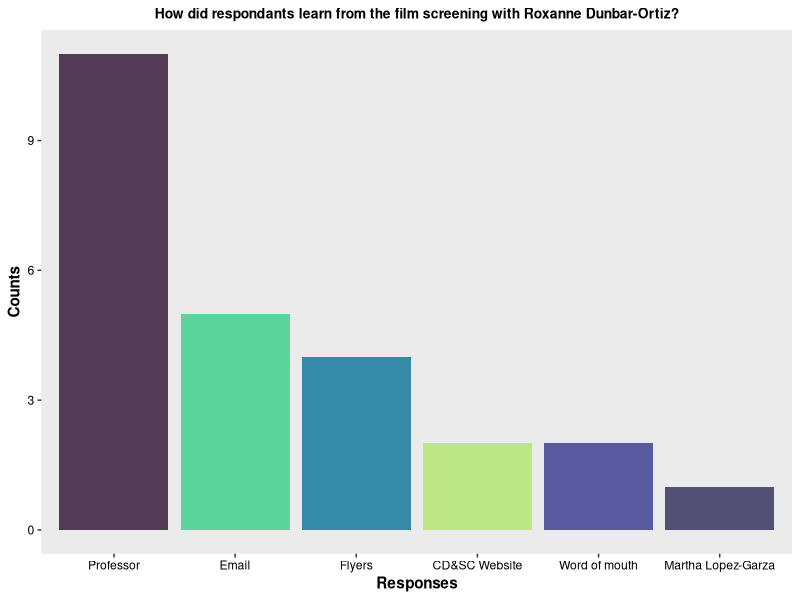
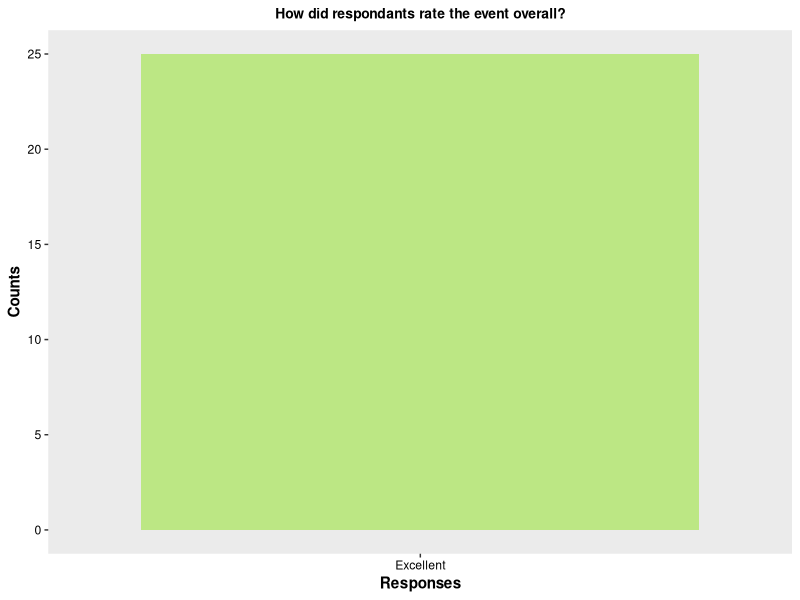
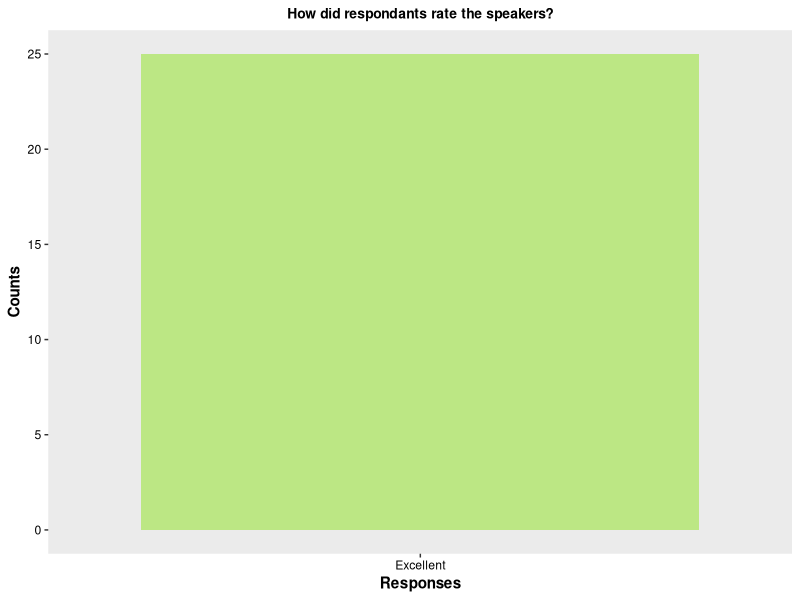
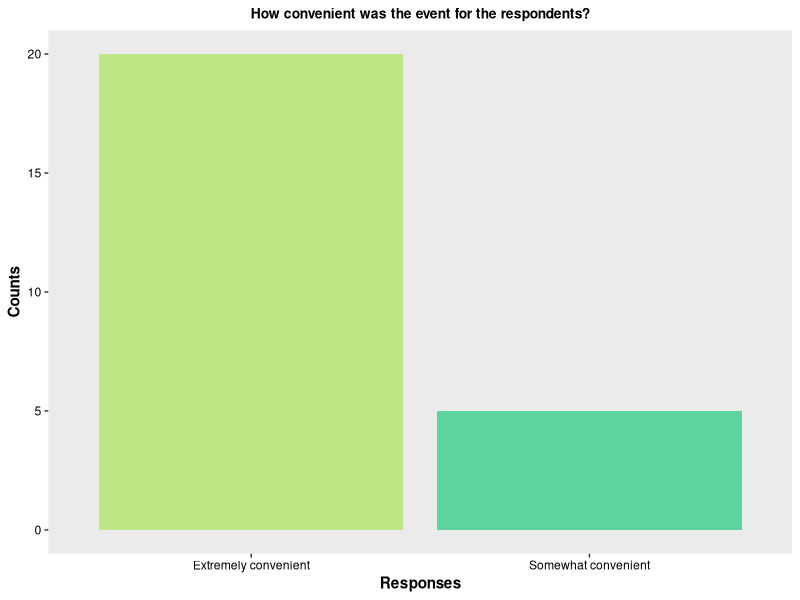
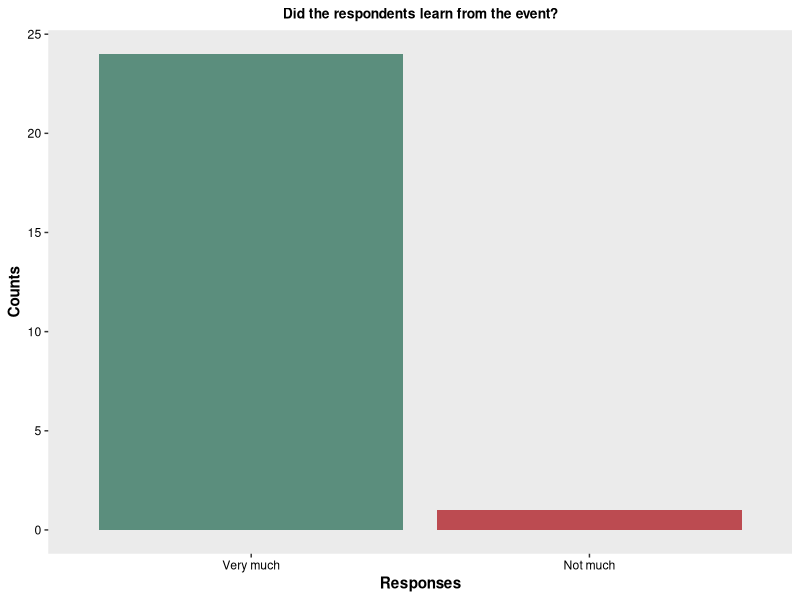
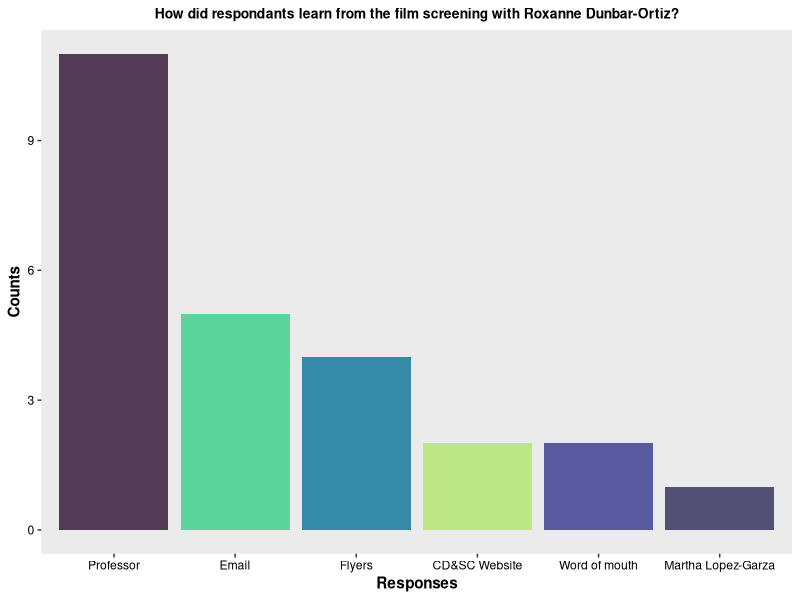
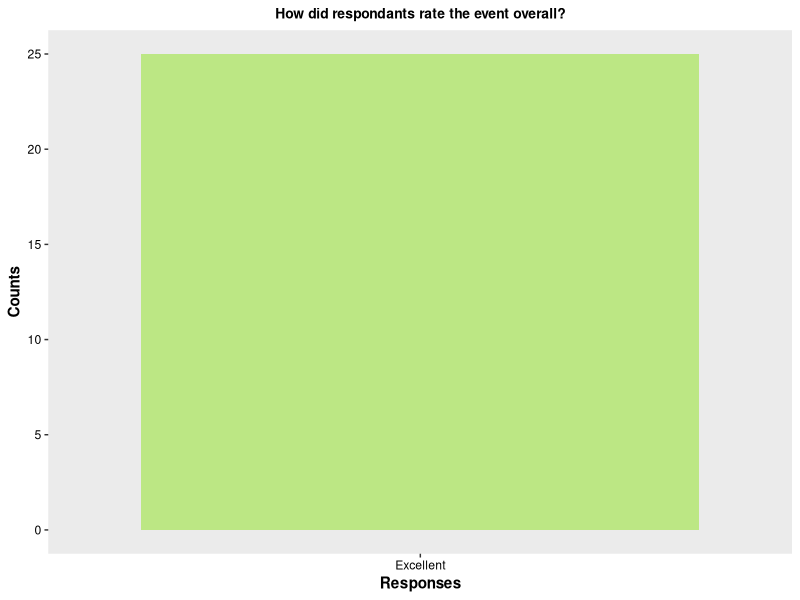
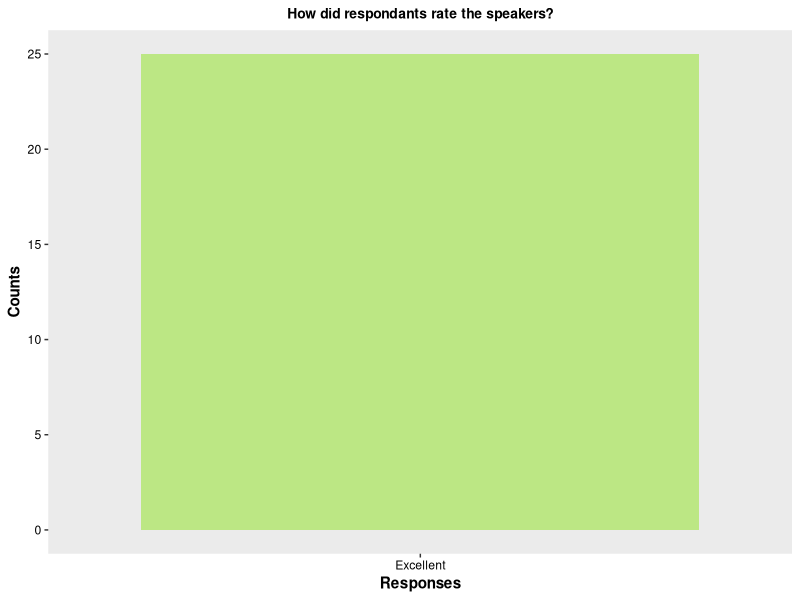

Source code (R) for these figures, in order:
#### Webinar with Roxanne Dunbar-Ortiz ####
#### Created by: Vivian Vy Le ####
#### Updated on: 2022-08-07 ####

#### Load library ####
library(tidyverse)
library(here)
library(ggplot2)

#### Load data ####
film <- read_csv(here("Data", "dunbar_ortiz_film.csv"))


#### view data ####
view(film)
glimpse(film)


#### data analysis ####
film_clean <- film %>%
  select(participants, event_rating, speaker_rating, advertisement, event_timing, audience_learning) %>%
  rowwise() %>%
  mutate(advertisement_choices = str_split(advertisement, pattern = ";")) %>%
  ungroup() %>%
  unnest(advertisement_choices)
view(film_clean)

advertisement_data <- film_clean %>%
  count(advertisement_choices)
view(advertisement_data)


data <- film_clean %>%
  mutate(event_rating = factor(event_rating,
                                 levels = c("Excellent", "Fairly Good", "Not Good at All"))) %>%
  mutate(speaker_rating = factor(speaker_rating,
                                 levels = c("Excellent", "Fairly Good", "Not Good at All"))) %>%
  mutate(event_timing = factor(event_timing,
                               levels = c("Extremely convenient", "Somewhat convenient", "Not at all convenient"))) %>%
  mutate(audience_learning = factor(audience_learning,
                                    levels = c("Very much", "Somewhat", "Not much")))
view(data)


event_rating <- data %>%
  count(event_rating)
event_rating

speaker_rating <- data %>%
  count(speaker_rating)
speaker_rating

timing_data <- data %>%
  count(event_timing)
timing_data

learning_data <- data %>%
  count(audience_learning)
learning_data

#### plot 
colorpal<- c("#BCE784", "#5DD39E", "#348AA7", "#525174", "#513B56", "#595A9F", "#9091AA")

advertisement_data %>%
  ggplot(aes(x = reorder(advertisement_choices, -n), y = n, fill = advertisement_choices)) +
  geom_col() +
  labs(title = "How did respondants learn from the film screening with Roxanne Dunbar-Ortiz?",
       x = "Responses",
       y = "Counts") +
  theme(plot.title = element_text(hjust = 0.5,
                                  size = 10,
                                  face = "bold"),
        axis.title = element_text(face = "bold"),
        axis.text.x = element_text(color = "#000000"),
        axis.text.y = element_text(color = "#000000"),
        panel.grid.major = element_blank(),
        panel.grid.minor = element_blank()) +
  scale_fill_manual(values = colorpal) +
  guides(fill = FALSE)
ggsave(here("Output","2021-2022", "dunbar_ortiz_film", "advertisement.png"), width = 8, height = 5)

event_rating %>%
  ggplot(aes(x = reorder(event_rating, -n), y = n, fill = event_rating)) +
  geom_col() +
  labs(title = "How did respondants rate the event overall?",
       x = "Responses",
       y = "Counts") +
  theme(plot.title = element_text(hjust = 0.5,
                                  size = 10,
                                  face = "bold"),
        axis.title = element_text(face = "bold"),
        axis.text.x = element_text(color = "#000000"),
        axis.text.y = element_text(color = "#000000"),
        panel.grid.major = element_blank(),
        panel.grid.minor = element_blank()) +
  scale_fill_manual(values = colorpal) +
  guides(fill = FALSE)
ggsave(here("Output", "2021-2022", "dunbar_ortiz_film", "event_rating.png"), width = 6, height = 5)

speaker_rating %>%
  ggplot(aes(x = reorder(speaker_rating, -n), y = n, fill = speaker_rating)) +
  geom_col() +
  labs(title = "How did respondants rate the speakers?",
       x = "Responses",
       y = "Counts") +
  theme(plot.title = element_text(hjust = 0.5,
                                  size = 10,
                                  face = "bold"),
        axis.title = element_text(face = "bold"),
        axis.text.x = element_text(color = "#000000"),
        axis.text.y = element_text(color = "#000000"),
        panel.grid.major = element_blank(),
        panel.grid.minor = element_blank()) +
  scale_fill_manual(values = colorpal) +
  guides(fill = FALSE)
ggsave(here("Output", "2021-2022", "dunbar_ortiz_film", "speaker_rating.png"), width = 6, height = 5)

timing_data %>%
  ggplot(aes(x = reorder(event_timing, -n), y = n, fill = event_timing)) +
  geom_col() +
  labs(title = "How convenient was the event for the respondents?",
       x = "Responses",
       y = "Counts") +
  theme(plot.title = element_text(hjust = 0.5,
                                  size = 10,
                                  face = "bold"),
        axis.title = element_text(face = "bold"),
        axis.text.x = element_text(color = "#000000"),
        axis.text.y = element_text(color = "#000000"),
        panel.grid.major = element_blank(),
        panel.grid.minor = element_blank()) +
  scale_fill_manual(values = colorpal) +
  guides(fill = FALSE)
ggsave(here("Output","2021-2022", "dunbar_ortiz_film", "convenience_of_event.png"), width = 6, height = 5)

learning_data %>%
  ggplot(aes(x = reorder(audience_learning, -n), y = n, fill = audience_learning)) +
  geom_col() +
  labs(title = "Did the respondents learn from the event?",
       x = "Responses",
       y = "Counts") +
  theme(plot.title = element_text(hjust = 0.5,
                                  size = 10,
                                  face = "bold"),
        axis.title = element_text(face = "bold"),
        axis.text.x = element_text(color = "#000000"),
        axis.text.y = element_text(color = "#000000"),
        panel.grid.major = element_blank(),
        panel.grid.minor = element_blank()) +
  scale_fill_manual(values = c("#5B8E7D", "#BC4B51")) +
  guides(fill = FALSE)
ggsave(here("Output", "2021-2022", "dunbar_ortiz_film", "audience_learning.png"), width = 6, height = 5)
